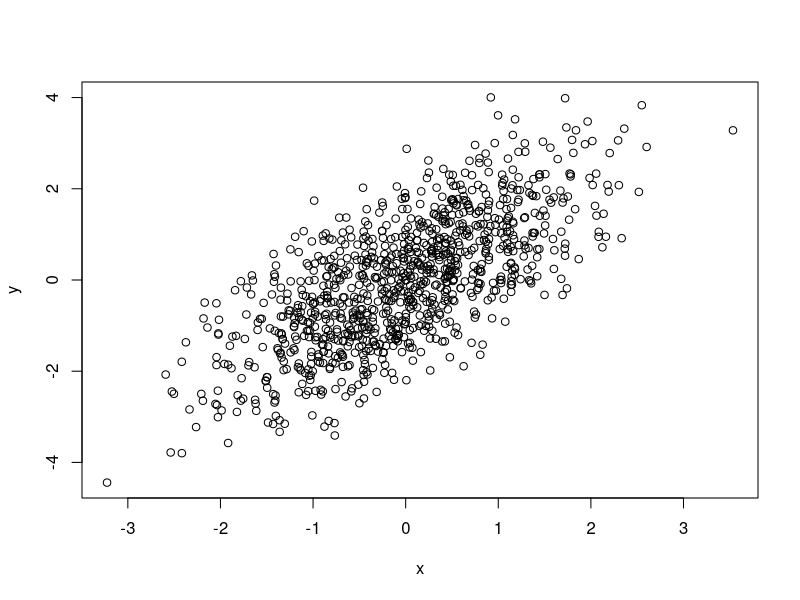
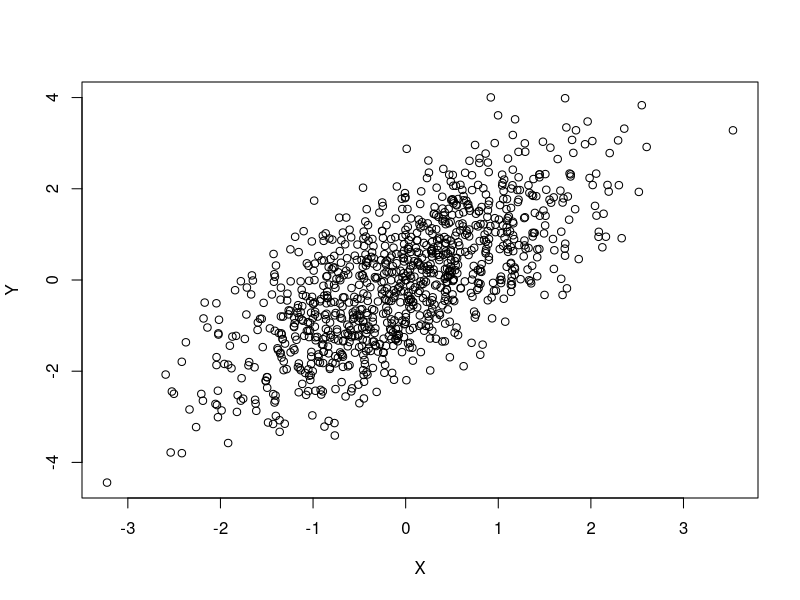
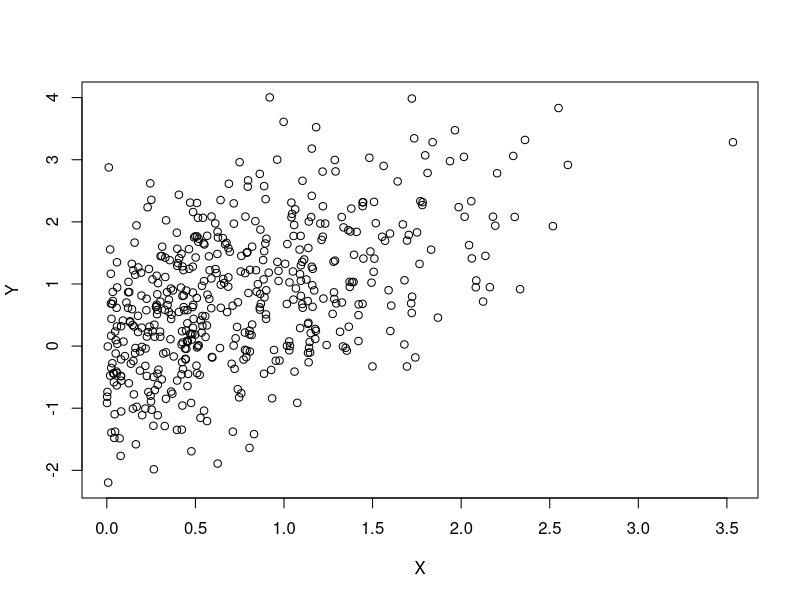
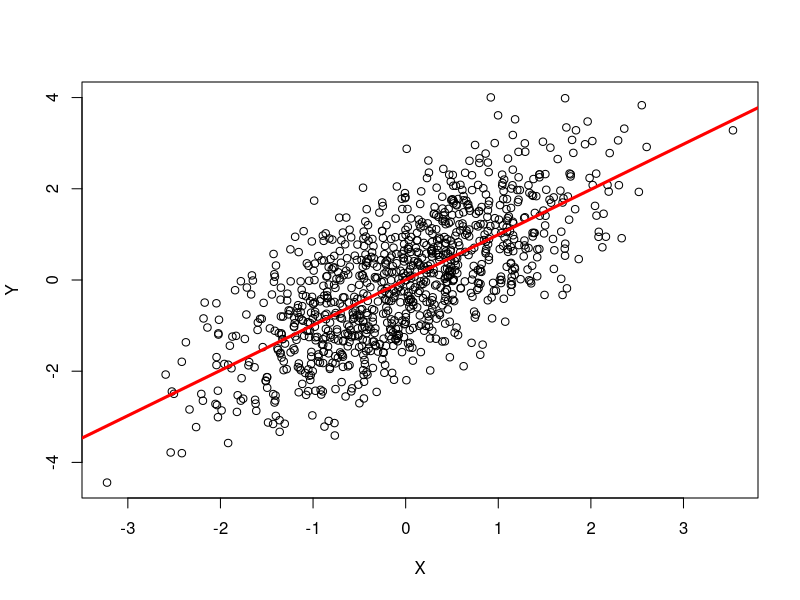

Reproduce these figures in R, in order.
## ---- chunk 1
knitr::opts_chunk$set(
    eval=as.logical(Sys.getenv("KNITR_EVAL", "TRUE")),
    cache=as.logical(Sys.getenv("KNITR_CACHE", "TRUE")))
## ---- chunk 2
1 + 1
## ---- chunk 3
x = 1
x + x
## ---- chunk 4
x = c(1, 2, 3)
x
## ---- chunk 5
y = sqrt(x)
y
## ---- chunk 6
x = c(1, 2, 3)
x
x <- c(4, 5, 6)
x
x <- 7:9
x
10:12 -> x
x
## ---- chunk 7
x <- c(1, 2, 3) -> y
x
y
## ---- chunk 8
    people <- c("Lori", "Nitesh", "Valerie", "Herve")
    people
## ---- chunk 9
    population <- c(Buffalo=259000, Rochester=210000, `New York`=8400000)
    population
    log10(population)
## ---- chunk 10
    truthiness <- c(TRUE, FALSE, NA)
    truthiness
## ---- chunk 11
    !truthiness
    truthiness | !truthiness
    truthiness & !truthiness
## ---- chunk 12
    undefined_numeric_values <- c(NA, 0/0, NaN, Inf, -Inf)
    undefined_numeric_values
    sqrt(undefined_numeric_values)
## ---- chunk 13
    toupper(people)
    substr(people, 1, 3)
## ---- chunk 14
    x <- 1:3
    x * 2            # '2' (vector of length 1) recycled to c(2, 2, 2)
    truthiness | NA
    truthiness & NA
## ---- chunk 15
    substr(tolower(people), 1, 3)
    population[population < 1000000]
## ---- chunk 16
    frenemies = list(
        friends=c("Larry", "Richard", "Vivian"),
        enemies=c("Dick", "Mike")
    )
    frenemies
## ---- chunk 17
    frenemies[1]
    frenemies[c("enemies", "friends")]
    frenemies[["enemies"]]
## ---- chunk 18
    sex = factor(c("Male", "Male", "Female"),
                 levels=c("Female", "Male", "Hermaphrodite"))
    sex
    sex == "Female"
    table(sex)
    sex[sex == "Female"]
## ---- chunk 19
x = rnorm(1000)       # 1000 random normal deviates
y = x + rnorm(1000)   # another 1000 deviates, as a function of x
plot(y ~ x)           # relationship between x and y
## ---- chunk 20
    df = data.frame(X=x, Y=y)
    head(df)           # first 6 rows
    plot(Y ~ X, df)    # same as above
## ---- chunk 21
    summary(df)
## ---- chunk 22
    positiveX = df[df$X > 0,]
    head(positiveX)
    plot(Y ~ X, positiveX)
## ---- chunk 23
    class(df)
    dim(df)
    colnames(df)
## ---- chunk 24
    fit <- lm(Y ~ X, df)
## ---- chunk 25
    plot(Y ~ X, df)
    abline(fit, col="red", lwd=3)
## ---- chunk 26
    anova(fit)
## ---- chunk 27
    class(fit)
    methods(class=class(fit))
